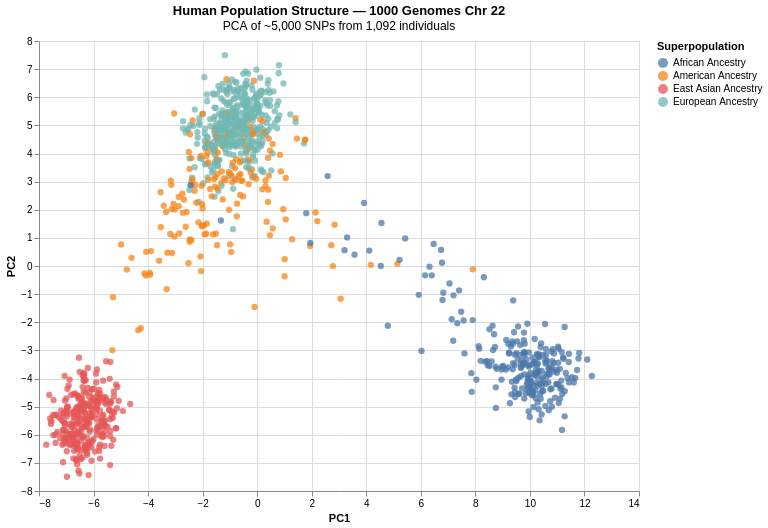

Source (notebook cell):
### Markdown cell above
## 6 - The Headline Figure: PCA by Superpopulation

### Code cell
chart_super = alt.Chart(df_plot).mark_circle(size=40, opacity=0.75).encode(
    x=alt.X('PC1:Q', title='PC1'),
    y=alt.Y('PC2:Q', title='PC2'),
    color=alt.Color('Superpopulation name:N',
        scale=alt.Scale(scheme='tableau10'),
        legend=alt.Legend(title='Superpopulation')),
    tooltip=['Sample:N', 'Population name:N', 'Superpopulation name:N']
).properties(
    title={'text': 'Human Population Structure — 1000 Genomes Chr 22',
           'subtitle': 'PCA of ~5,000 SNPs from 1,092 individuals'},
    width=600, height=450
).interactive()  # enables pan and zoom

chart_super.save('/Users/tim/bioinformatics-portfolio/01b-genes-and-geography/results/figures/pca_superpopulation.html')
chart_super

### Figure 1 — Vega-Lite specification as saved in the notebook (floating-point values rounded to 4 significant figures; data arrays with more than 128 entries replaced by an {"elided": "..."} marker saying what was removed)
{"config": {"view": {"continuousWidth": 300, "continuousHeight": 300}}, "data": {"name": "data-4bfcd994c08f493fd96acd15c65e8cd4"}, "mark": {"type": "circle", "opacity": 0.75, "size": 40}, "encoding": {"color": {"field": "Superpopulation name", "legend": {"title": "Superpopulation"}, "scale": {"scheme": "tableau10"}, "type": "nominal"}, "tooltip": [{"field": "Sample", "type": "nominal"}, {"field": "Population name", "type": "nominal"}, {"field": "Superpopulation name", "type": "nominal"}], "x": {"field": "PC1", "title": "PC1", "type": "quantitative"}, "y": {"field": "PC2", "title": "PC2", "type": "quantitative"}}, "height": 450, "params": [{"name": "param_1e9efca18e7a2868", "select": {"type": "interval", "encodings": ["x", "y"]}, "bind": "scales"}], "title": {"text": "Human Population Structure — 1000 Genomes Chr 22", "subtitle": "PCA of ~5,000 SNPs from 1,092 individuals"}, "width": 600, "$schema": "https://vega.github.io/schema/vega-lite/v6.4.1.json", "datasets": {"data-4bfcd994c08f493fd96acd15c65e8cd4": {"elided": "1092 records"}}}
